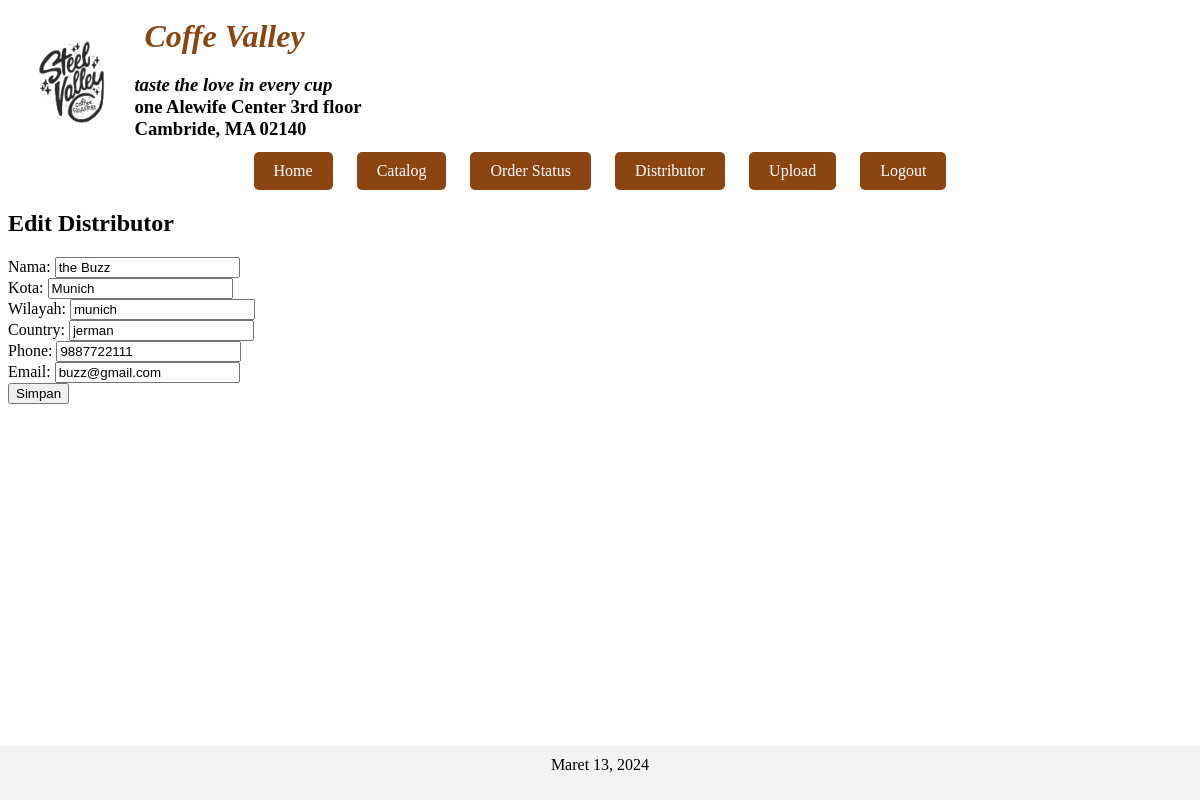
Screenshot of /edit_dist.php?id=2 (signed in) with the database file from the repository.
### tables this page shows
CREATE TABLE `distributor` (
  `id` int NOT NULL,
  `nama` varchar(255) NOT NULL,
  `kota` varchar(255) NOT NULL,
  `wilayah` varchar(255) NOT NULL,
  `country` varchar(255) NOT NULL,
  `phone` varchar(255) NOT NULL,
  `email` varchar(255) NOT NULL,
  `last_edit_timestamp` timestamp NOT NULL
);

### edit_dist.php (the view, shortened to what this page needs)
<?php
include_once 'koneksi.php';
$id = $_GET['id'];
$query = "SELECT * FROM distributor WHERE id = $id";
$result = mysqli_query($conn, $query);
$row = mysqli_fetch_assoc($result);
?>
<?php include_once 'header.php'; ?>
<div class="container">
    <h2>Edit Distributor</h2>
    <form action="update_dist.php" method="POST">
        <div class="form-group">
            <label for="nama">Nama:</label>
            <input type="text" class="form-control" id="nama" name="nama" value="<?php echo $row['nama']; ?>">
        </div>
        <div class="form-group">
            <label for="kota">Kota:</label>
            <input type="text" class="form-control" id="kota" name="kota" value="<?php echo $row['kota']; ?>">
        </div>
        <div class="form-group">
            <label for="wilayah">Wilayah:</label>
            <input type="text" class="form-control" id="wilayah" name="wilayah" value="<?php echo $row['wilayah']; ?>">
        </div>
        <div class="form-group">
            <label for="country">Country:</label>
            <input type="text" class="form-control" id="country" name="country" value="<?php echo $row['country']; ?>">
        </div>
        <div class="form-group">
            <label for="phone">Phone:</label>
            <input type="text" class="form-control" id="phone" name="phone" value="<?php echo $row['phone']; ?>">
        </div>
        <div class="form-group">
            <label for="email">Email:</label>
            <input type="text" class="form-control" id="email" name="email" value="<?php echo $row['email']; ?>">
        </div>
        <button type="submit" class="btn btn-primary">Simpan</button>
    </form>
</div>
<?php include_once 'footer.php'; ?>

### rows the page displays
distributor: nama "the Buzz", kota "Munich", wilayah "munich", country "jerman", phone "9887722111", email "buzz@gmail.com"
